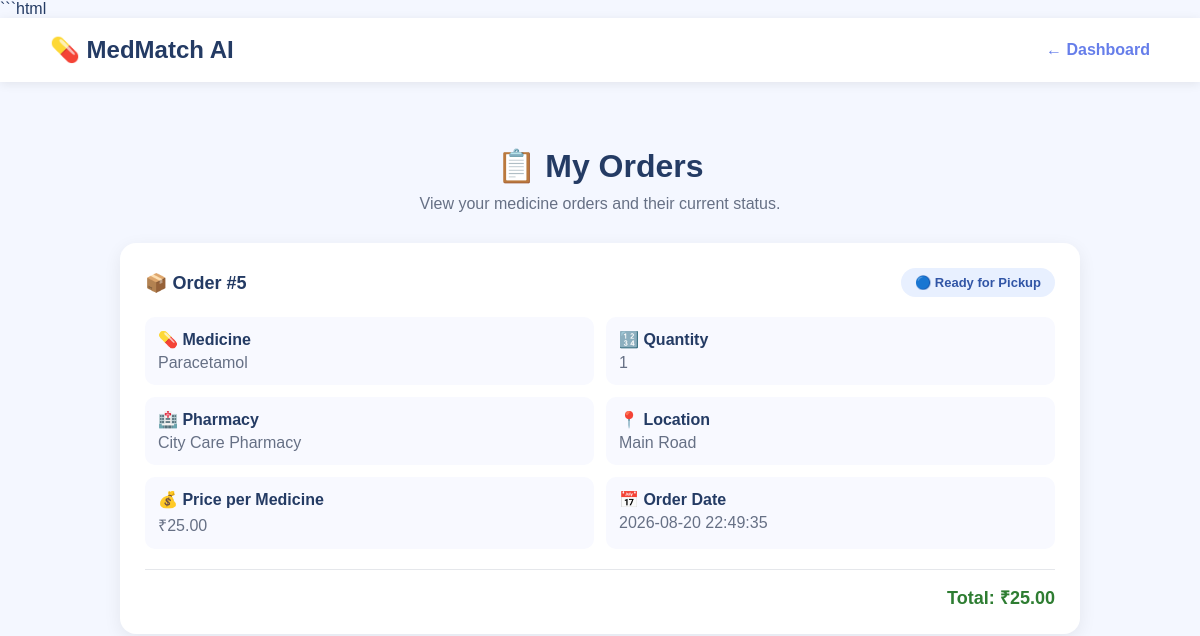
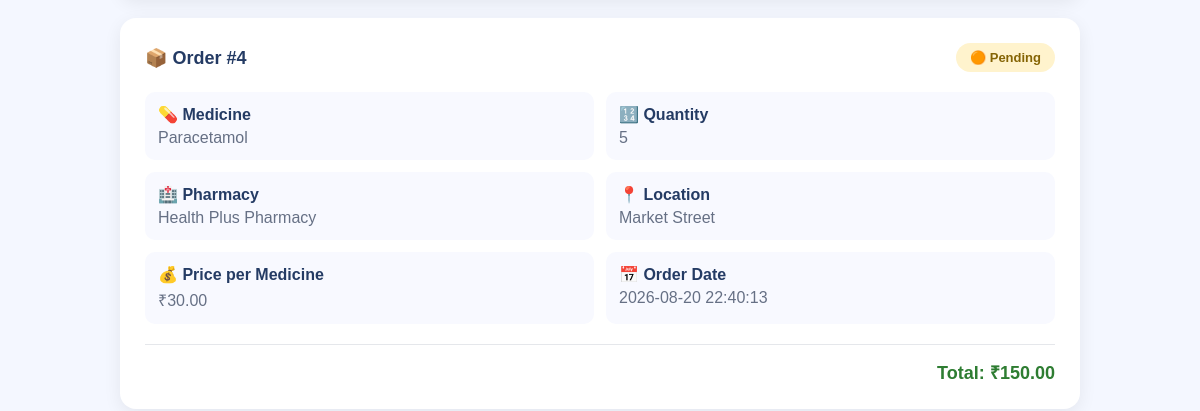
The page /orders (signed in, upper part) on the database as committed earlier (2 pictures, top to bottom).
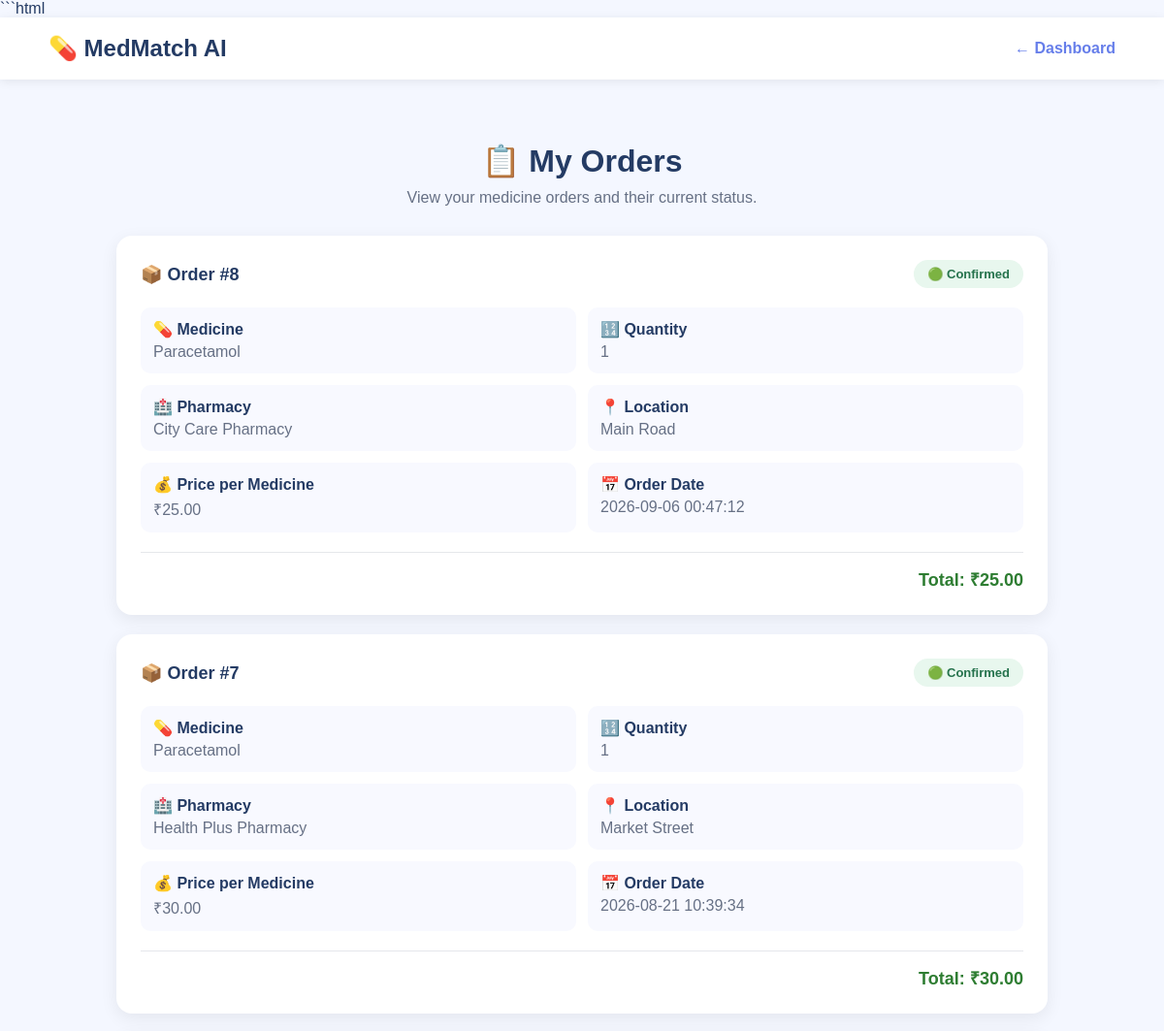
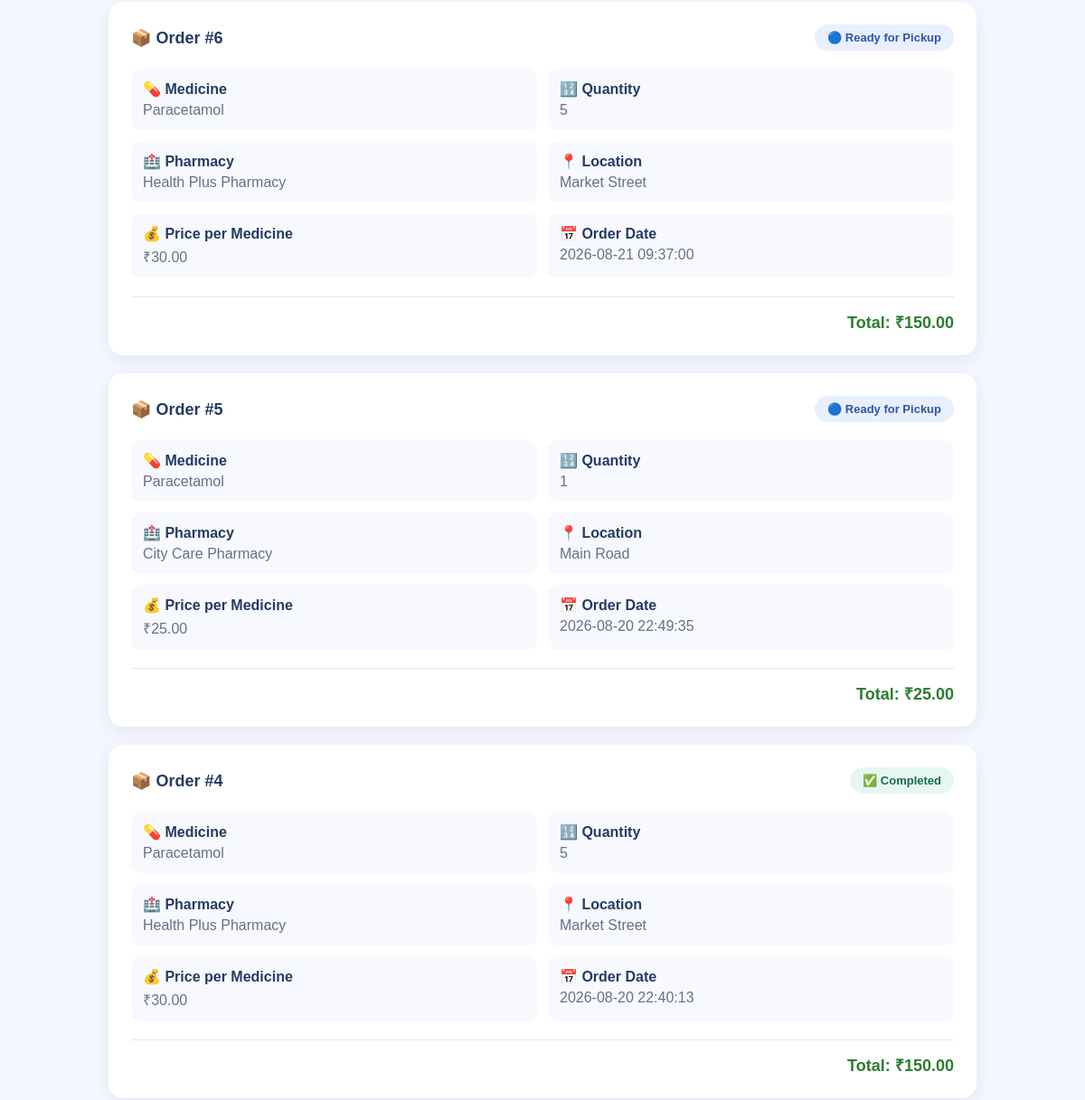
The same page on the database as committed later (2 pictures, top to bottom).
### tables this page shows
CREATE TABLE orders (
            id INTEGER PRIMARY KEY AUTOINCREMENT,
            user_id INTEGER,
            pharmacy_id INTEGER,
            medicine_id INTEGER,
            quantity INTEGER NOT NULL,
            order_date TEXT,
            status TEXT DEFAULT 'Pending',
            FOREIGN KEY (user_id)
                REFERENCES users(id),
            FOREIGN KEY (pharmacy_id)
                REFERENCES pharmacies(id),
            FOREIGN KEY (medicine_id)
                REFERENCES medicines(id)
        );

CREATE TABLE medicines (
            id INTEGER PRIMARY KEY AUTOINCREMENT,
            name TEXT NOT NULL,
            category TEXT,
            purpose TEXT,
            price REAL
        );

CREATE TABLE pharmacies (
            id INTEGER PRIMARY KEY AUTOINCREMENT,
            name TEXT NOT NULL,
            location TEXT,
            phone TEXT
        );

CREATE TABLE stock (
            id INTEGER PRIMARY KEY AUTOINCREMENT,
            pharmacy_id INTEGER,
            medicine_id INTEGER,
            available INTEGER DEFAULT 0, price REAL DEFAULT 0,
            FOREIGN KEY (pharmacy_id) REFERENCES pharmacies(id),
            FOREIGN KEY (medicine_id) REFERENCES medicines(id)
        );

### app.py (the view)
@app.route("/orders")
def orders():
    user_id = session.get("user_id")
    if not user_id:
        return redirect(url_for("login"))
    connection = get_db_connection()
    cursor = connection.cursor()
    cursor.execute("""
        SELECT
            orders.id,
            medicines.name AS medicine,
            pharmacies.name AS pharmacy,
            pharmacies.location,
            orders.quantity,
            stock.price,
            orders.order_date,
            orders.status
        FROM orders

        JOIN medicines
            ON orders.medicine_id = medicines.id

        JOIN pharmacies
            ON orders.pharmacy_id = pharmacies.id

        LEFT JOIN stock
            ON stock.medicine_id = orders.medicine_id
            AND stock.pharmacy_id = orders.pharmacy_id

        WHERE orders.user_id = ?

        ORDER BY orders.id DESC
    """, (user_id,))
    orders_data = cursor.fetchall()
    connection.close()
    return render_template(
        "orders.html",
        orders=orders_data
    )

### database.py (called while the page is built)
def get_db_connection():
    connection = sqlite3.connect(DATABASE)
    connection.row_factory = sqlite3.Row
    return connection

### templates/orders.html (shortened to what this page needs)
<!DOCTYPE html>
<html lang="en">
<head>
</head>
<body>
    <nav>
        <div class="logo">
            💊 MedMatch AI
        </div>
        <a href="/dashboard" class="back">
            ← Dashboard
        </a>
    </nav>
    <div class="container">
        <div class="header">
            <h1>
                📋 My Orders
            </h1>
            <p>
                View your medicine orders and their current status.
            </p>
        </div>
        {% if orders %}
            {% for order in orders %}
            <div class="order-card">
                <div class="order-header">
                    <div class="order-id">
                        📦 Order #{{ order["id"] }}
                    </div>
                    {% if order["status"] == "Pending" %}
                        <div class="status pending">
                            🟠 Pending
                        </div>
                    {% elif order["status"] == "Confirmed" %}
                        <div class="status confirmed">
                            🟢 Confirmed
                        </div>
                    {% elif order["status"] == "Ready for Pickup" %}
                        <div class="status ready">
                            🔵 Ready for Pickup
                        </div>
                    {% elif order["status"] == "Completed" %}
                        <div class="status completed">
                            ✅ Completed
                        </div>
                    {% else %}
                        <div class="status">
                            {{ order["status"] }}
                        </div>
                    {% endif %}
                </div>
                <div class="details">
                    <div class="detail">
                        <strong>
                            💊 Medicine
                        </strong>
                        <span>
                            {{ order["medicine"] }}
                        </span>
                    </div>
                    <div class="detail">
                        <strong>
                            🔢 Quantity
                        </strong>
                        <span>
                            {{ order["quantity"] }}
                        </span>
                    </div>
                    <div class="detail">
                        <strong>
                            🏥 Pharmacy
                        </strong>
                        <span>
                            {{ order["pharmacy"] }}
                        </span>
                    </div>
                    <div class="detail">
                        <strong>
                            📍 Location
                        </strong>
                        <span>
                            {{ order["location"] }}
                        </span>
                    </div>
                    <div class="detail">
                        <strong>
                            💰 Price per Medicine
                        </strong>
                        <span>
                            ₹{{ "%.2f"|format(order["price"] or 0) }}
                        </span>
                    </div>
                    <div class="detail">
                        <strong>
                            📅 Order Date
                        </strong>
                        <span>
                            {{ order["order_date"] }}
                        </span>
                    </div>
                </div>
                <div class="total">
                    Total:
                    ₹{{ "%.2f"|format(
                        (order["price"] or 0) * order["quantity"]
                    ) }}
                </div>
            </div>
            {% endfor %}
        {% endif %}
    </div>
</body>
</html>

### templates/orders.html (style rules this page uses)
* { box-sizing: border-box; margin: 0; padding: 0; font-family: Arial, sans-serif; }
body { min-height: 100vh; background: #f4f7ff; color: #243b64; }
nav { background: white; padding: 18px 50px; display: flex; justify-content: space-between; align-items: center; box-shadow: 0 2px 10px rgba(0,0,0,0.08); }
.logo { font-size: 24px; font-weight: bold; }
.back { text-decoration: none; color: #667eea; font-weight: bold; }
.container { max-width: 1000px; margin: 45px auto; padding: 20px; }
.header { text-align: center; margin-bottom: 30px; }
.header h1 { margin-bottom: 10px; }
.header p { color: #667085; }
.order-card { background: white; padding: 25px; margin-bottom: 20px; border-radius: 16px; box-shadow: 0 5px 18px rgba(0,0,0,0.07); }
.order-header { display: flex; justify-content: space-between; align-items: center; margin-bottom: 20px; }
.order-id { font-size: 18px; font-weight: bold; }
.status { display: inline-block; padding: 7px 14px; border-radius: 20px; font-size: 13px; font-weight: bold; }
.confirmed { background: #e8f7ee; color: #26734d; }
.ready { background: #e8f0ff; color: #3155a6; }
.completed { background: #e6f7f1; color: #176b52; }
.details { display: grid; grid-template-columns: repeat(2, 1fr); gap: 12px; }
.detail { background: #f8f9ff; padding: 13px; border-radius: 10px; }
.detail strong { display: block; margin-bottom: 5px; color: #243b64; }
.detail span { color: #667085; }
.total { margin-top: 20px; padding-top: 15px; border-top: 1px solid #e5e7eb; text-align: right; font-size: 18px; font-weight: bold; color: #2e7d32; }

Rows that differ between the two databases and show on the page:
added orders: id "8", status "🟢 Confirmed", medicine "Paracetamol", quantity "1", pharmacy "City Care Pharmacy", location "Main Road", {{ "%.2f"|format(order["price"] or 0) }} "25.00", order_date "2026-09-06 00:47:12", stock.price.quantity "25.00"
added orders: id "7", status "🟢 Confirmed", medicine "Paracetamol", quantity "1", pharmacy "Health Plus Pharmacy", location "Market Street", {{ "%.2f"|format(order["price"] or 0) }} "30.00", order_date "2026-08-21 10:39:34", stock.price.quantity "30.00"
added orders: id "6", status "🔵 Ready for Pickup", medicine "Paracetamol", quantity "5", pharmacy "Health Plus Pharmacy", location "Market Street", {{ "%.2f"|format(order["price"] or 0) }} "30.00", order_date "2026-08-21 09:37:00", stock.price.quantity "150.00"
changed orders id 4: status "🟠 Pending" → "✅ Completed"
